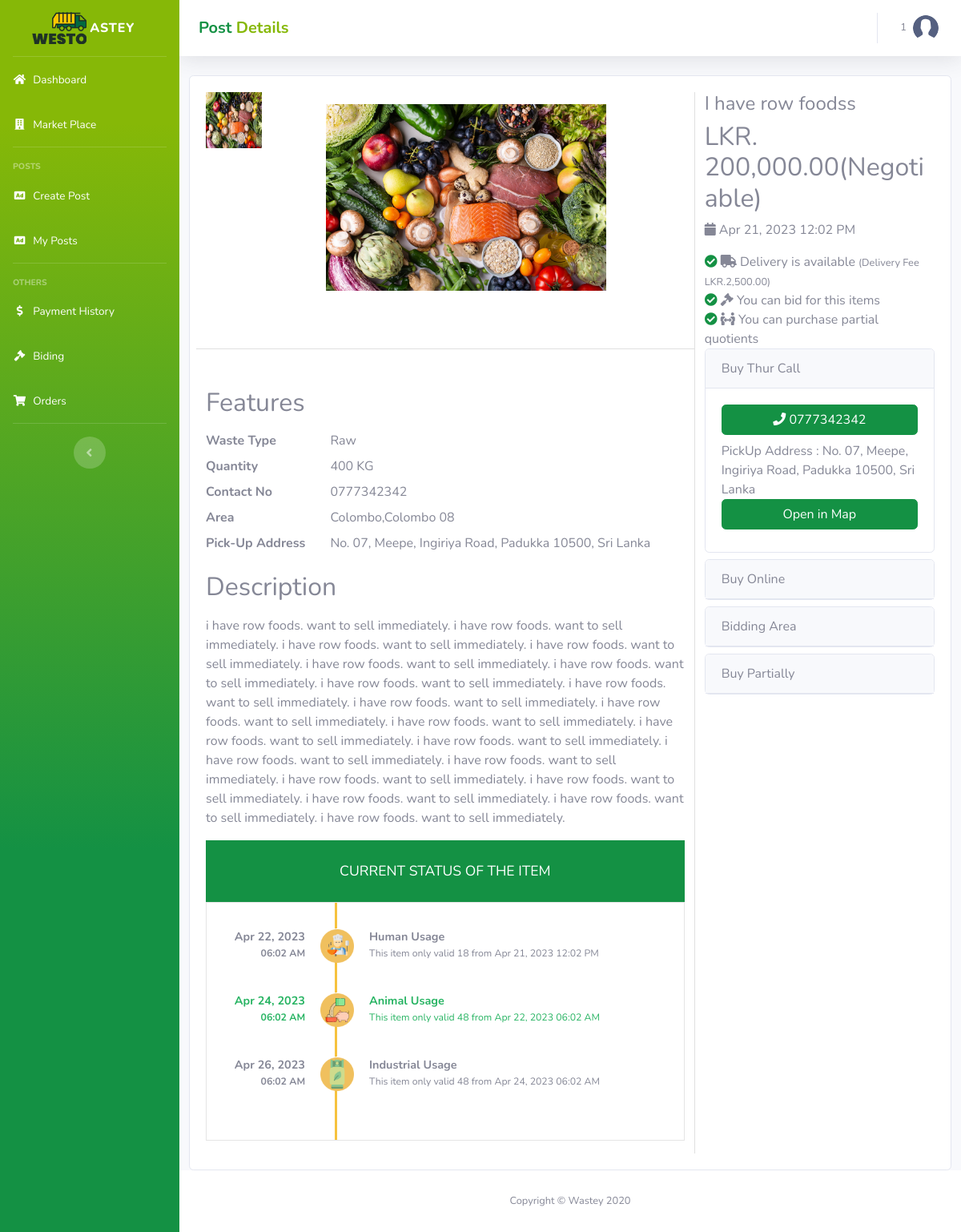
/profile/product_detail.php?id=W2302270003 (signed in), run on the app's committed database.
### tables this page shows
CREATE TABLE `wastage` (
  `idwastage` varchar(11) NOT NULL DEFAULT 'W2302230001',
  `idcity` int NOT NULL,
  `iduser` varchar(11) NOT NULL,
  `image` text,
  `date` datetime DEFAULT NULL,
  `title` text,
  `description` text,
  `qty` int DEFAULT NULL,
  `balance_qty` int DEFAULT NULL,
  `unit` varchar(10) DEFAULT NULL,
  `total_price` double DEFAULT NULL,
  `isnegotiable` tinyint DEFAULT '0',
  `isbidding` tinyint DEFAULT '0',
  `contact_no` varchar(10) DEFAULT NULL,
  `booked_by` varchar(45) DEFAULT NULL,
  `waste_type` varchar(45) DEFAULT NULL,
  `isseperate` tinyint DEFAULT '0',
  `seperate_min_qty` int(11) unsigned zerofill DEFAULT '00000000000',
  `unit_price` double DEFAULT '0',
  `pick_up_address` text,
  `is_delivery` tinyint DEFAULT '0',
  `delivery_price` double DEFAULT '0',
  `status` int DEFAULT '3' COMMENT '0 - Inactive 1 - Active  2 - In Review  3 - Disable 4-Sold',
  PRIMARY KEY (`idwastage`),
  KEY `fk_wastage_city1_idx` (`idcity`),
  KEY `fk_wastage_user1_idx` (`iduser`),
  CONSTRAINT `fk_wastage_city1` FOREIGN KEY (`idcity`) REFERENCES `city` (`idcity`),
  CONSTRAINT `fk_wastage_user1` FOREIGN KEY (`iduser`) REFERENCES `user` (`iduser`)
);

CREATE TABLE `district` (
  `iddistrict` int NOT NULL AUTO_INCREMENT,
  `name` varchar(45) DEFAULT NULL,
  PRIMARY KEY (`iddistrict`)
);

CREATE TABLE `city` (
  `idcity` int NOT NULL AUTO_INCREMENT,
  `iddistrict` int NOT NULL,
  `name` varchar(45) DEFAULT NULL,
  PRIMARY KEY (`idcity`),
  KEY `fk_city_district1_idx` (`iddistrict`),
  CONSTRAINT `fk_city_district1` FOREIGN KEY (`iddistrict`) REFERENCES `district` (`iddistrict`)
);

CREATE TABLE `preferred_user_type` (
  `id_preferred_user_type` int NOT NULL AUTO_INCREMENT,
  `iduser_type` int NOT NULL,
  `idwastage` varchar(11) NOT NULL,
  `preferred_time` varchar(45) DEFAULT NULL,
  `preferred_discount_leverage` int DEFAULT NULL,
  PRIMARY KEY (`id_preferred_user_type`),
  KEY `fk_user_type_has_wastage_user_type1_idx` (`iduser_type`),
  KEY `fk_preferred_user_type_wastage1_idx` (`idwastage`),
  CONSTRAINT `fk_preferred_user_type_wastage1` FOREIGN KEY (`idwastage`) REFERENCES `wastage` (`idwastage`),
  CONSTRAINT `fk_user_type_has_wastage_user_type1` FOREIGN KEY (`iduser_type`) REFERENCES `user_type` (`iduser_type`)
);

CREATE TABLE `user_type` (
  `iduser_type` int NOT NULL,
  `type` varchar(45) DEFAULT NULL,
  `priority` varchar(45) DEFAULT NULL,
  `is_proof_needed` tinyint DEFAULT NULL,
  `is_selling_allowed` tinyint DEFAULT NULL,
  `discount_leverage` varchar(45) DEFAULT NULL,
  `preferred_name` varchar(45) DEFAULT NULL,
  `user_type_image` varchar(45) DEFAULT NULL,
  `status` tinyint DEFAULT NULL,
  PRIMARY KEY (`iduser_type`)
);

### profile/product_detail.php (the view, shortened to what the rows shown need)
<?php
include_once "./classes/datacall.class.php";
include_once "./classes/utils.class.php";
$dataCalls = new datacall();
$utils = new utils();
$responseEditItem = "";
$responsePreferredUserType = "";
if ($utils->c_Isset("id") && !$utils->c_IsEmpty("id")) {
    $post_code = $utils->getParam("id");
    $responseEditItem = $dataCalls->loadWastageSinglePost($post_code);
    $responsePreferredUserType = $dataCalls->loadPreferredUserType($post_code);
}
?>
<!DOCTYPE html>
<html lang="en">
<head>
    <link href="css/product_detail.css" rel="stylesheet" type="text/css">
    <link href="vendor/fontawesome-free/css/all.min.css" rel="stylesheet" type="text/css">
    <link href="css/sb-admin-2.min.css" rel="stylesheet">
    <link href="vendor/datatables/dataTables.bootstrap4.min.css" rel="stylesheet">
    <link href="css/common.css" rel="stylesheet" type="text/css">
</head>
<body id="page-top">
<div id="wrapper">
    <div id="content-wrapper" class="d-flex flex-column">
        <div id="content">
            <div class="container-fluid">
                <main>
                    <div class="row card ">
                        <div class="card-body store-body">
                            <div class="row">
                                <div class="col-md-8 product-img">
                                    <div class="product-gallery row">
                                        <div class="product-gallery-thumbnails col-md-1">
                                            <ol class="thumbnails-list list-unstyled">
                                                <li><img  class="img" src="<?= $utils->getValue($responseEditItem, "image") ?>"
                                                         alt="">
                                                </li>
                                            </ol>
                                        </div>
                                        <div class="product-gallery-featured col-md-11">
                                            <img class="img" src="<?= $utils->getValue($responseEditItem, "image") ?>" alt="">
                                        </div>
                                    </div>
                                </div>
                                <div class="col-md-4">
                                    <h4 class="product-title mb-2"><?= $utils->getValue($responseEditItem, "title") ?></h4>
                                    <h2 class="product-price display-6">
                                        LKR. <?= number_format($utils->getValue($responseEditItem, "total_price"), 2) ?><?= ($utils->getValue($responseEditItem, "isnegotiable") == "1") ? '(Negotiable)' : '' ?></h2>
                                    <p>
                                        <i class="fa fa-calendar"></i> <?= date('M d, Y h:i A', strtotime($utils->getValue($responseEditItem, "date"))) ?>
                                    </p>
                                    <p class="mb-0"><i
                                                class="fa fa-check-circle <?= ($utils->getValue($responseEditItem, "is_delivery") == "1") ? 'text-success' : '' ?>"></i>
                                        <i class="fa fa-truck"></i> <?= ($utils->getValue($responseEditItem, "is_delivery") == "1") ? 'Delivery is available' : 'Delivery is not available' ?>
                                        <small><?= ($utils->getValue($responseEditItem, "is_delivery") == "1") ? "(Delivery Fee LKR." . number_format($utils->getValue($responseEditItem, "delivery_price"), 2) . ")" : '' ?></small>
                                    </p>
                                    <p class="mb-0"><i
                                                class="fa fa-check-circle <?= ($utils->getValue($responseEditItem, "isbidding") == "1") ? 'text-success' : '' ?>"></i>
                                        <i class="fa fa-gavel"></i> <?= ($utils->getValue($responseEditItem, "isbidding") == "1") ? 'You can bid for this items' : "You can't bid for this items" ?>
                                    </p>
                                    <p class="mb-0"><i
                                                class="fa fa-check-circle <?= ($utils->getValue($responseEditItem, "isseperate") == "1") ? 'text-success' : '' ?>"></i>
                                        <i class="fa fa-people-arrows"></i> <?= ($utils->getValue($responseEditItem, "isseperate") == "1") ? 'You can purchase partial quotients' : "You can't purchase partial quotients" ?>
                                    </p>
                                </div>
                            </div>
                            <div class="row">
                                <div class="col-md-8 product-dec">
                                    <div class="product-description mb-3">
                                        <h2 class="mb-3">Features</h2>
                                        <dl class="row mb-3">
                                            <dt class="col-sm-3">Waste Type</dt>
                                            <dd class="col-sm-9"><?= $utils->getValue($responseEditItem, "waste_type") ?></dd>
                                            <dt class="col-sm-3">Quantity</dt>
                                            <dd class="col-sm-9"><?= $utils->getValue($responseEditItem, "qty") . ' ' . strtoupper($utils->getValue($responseEditItem, "unit")) ?></dd>
                                            <dt class="col-sm-3">Contact No</dt>
                                            <dd class="col-sm-9"><?= $utils->getValue($responseEditItem, "contact_no") ?></dd>
                                            <dt class="col-sm-3">Area</dt>
                                            <dd class="col-sm-9"><?= $utils->getValue($responseEditItem, "district_name") . ',', $utils->getValue($responseEditItem, "city_name") ?></dd>
                                            <dt class="col-sm-3">Pick-Up Address</dt>
                                            <dd class="col-sm-9"><?= $utils->getValue($responseEditItem, "pick_up_address") ?></dd>
                                        </dl>
                                        <h2 class="mb-3">Description</h2>
                                        <p><?= $utils->getValue($responseEditItem, "description") ?></p>
                                    </div>
                                    <div class="row">
                                        <div class="col-md-12 col-lg-12">
                                            <div id="tracking">
                                                <div class="tracking-list">
                                                    <?php
                                                    $sDate = date('Y-m-d H:i', strtotime($utils->getValue($responseEditItem, "date")));
                                                    foreach ($responsePreferredUserType as $value) {
                                                        try {
                                                            $datetime = new DateTime($sDate);
                                                            $datetime->add(new DateInterval('PT' . $value["preferred_time"] . 'H'));
                                                            $textStyle = "";
                                                            $currentDateTime = date('Y-m-d H:i');
                                                            $dateBegin = date('Y-m-d H:i', strtotime($sDate));
                                                            $dateEnd = date('Y-m-d H:i', strtotime($datetime->format('Y-m-d H:i')));
                                                            if (($currentDateTime >= $dateBegin) && ($currentDateTime <= $dateEnd)) {
                                                                $textStyle = "color:#28B463";
                                                            } else {
                                                                $textStyle = "color:#858796";
                                                            }
                                                        } catch (Exception $e) {
                                                        }
                                                        ?>
                                                        <div class="tracking-item">
                                                            <div class="tracking-icon status-intransit">
                                                                <img src="<?= $value["user_type_image"] ?>" class="img"
                                                                     style="height: 10px;">
                                                            </div>
                                                            <div class="tracking-date" style="<?= $textStyle ?>">
                                                                <b><?= $datetime->format('M d, Y') ?></b><span
                                                                        style="<?= $textStyle ?>"><b><?= $datetime->format('h:i A') ?></b></span>
                                                            </div>
                                                            <div class="tracking-content" style="<?= $textStyle ?>">
                                                                <b><?= $value["type"] ?></b><span
                                                                        style="<?= $textStyle ?>">This item only valid <?= $value["preferred_time"] ?> from <?= date('M d, Y h:i A', strtotime($sDate)) ?></span>
                                                            </div>
                                                        </div>
                                                        <?php
                                                        $sDate = $dateEnd;
                                                    } ?>
                                                </div>
                                            </div>
                                        </div>
                                    </div>
                                </div>
                                <div class="col-md-4">
                                    <div class="card mb-2">
                                        <div class="card-body  buy-thur-call-body">
                                            <div class="row">
                                                <div class="col-md-12 mb-2">
                                                    <a href="tel:<?= $utils->getValue($responseEditItem, "contact_no") ?>"
                                                       class="btn btn-block btn-success"><i
                                                                class="fa fa-phone"></i>
                                                        <?= $utils->getValue($responseEditItem, "contact_no") ?>
                                                    </a>
                                                </div>
                                                <div class="col-md-12 mb-2">
                                                    <span>PickUp Address
                                                        : <?= $utils->getValue($responseEditItem, "pick_up_address") ?></span>
                                                    <a href="http://maps.google.co.in/maps?q=<?= $utils->getValue($responseEditItem, "pick_up_address") ?>"
                                                       class="btn btn-block btn-success m-0">Open in Map</a>
                                                </div>
                                            </div>
                                        </div>
                                    </div>
                                </div>
                            </div>
                        </div>
                    </div>
                </main>
            </div>
        </div>
    </div>
</div>
</body>
</html>

### data on the page
wastage: image (picture), title "I have row foodss", total_price "200,000.00", date "Apr 21, 2023 12:02 PM", delivery_price "2,500.00", waste_type "Raw", qty "400", unit "KG", contact_no "0777342342", district.name "Colombo", idcity.name "Colombo 08", pick_up_address "No. 07, Meepe, Ingiriya Road, Padukka 10500, Sri Lanka", description "i have row foods. want to sell immediately. i have row foods. want to sell immediately. i have row foods. want to sell immediately. i have row foods. want to sell immediately. i have row foods. want to sell immediately. i have row foods. want to sell immediately. i have row foods. want to sell immediately. i have row foods. want to sell immediately. i have row foods. want to sell immediately. i have row foods. want to sell immediately. i have row foods. want to sell immediately. i have row foods. want to sell immediately. i have row foods. want to sell immediately. i have row foods. want to sell immediately. i have row foods. want to sell immediately. i have row foods. want to sell…"
preferred_user_type: iduser_type.user_type_image (picture), idwastage.date "Apr 22, 2023", idwastage.date "06:02 AM", iduser_type.type "Human Usage", preferred_time "18", idwastage.date "Apr 21, 2023 12:02 PM"
preferred_user_type: iduser_type.user_type_image (picture), idwastage.date "Apr 24, 2023", idwastage.date "06:02 AM", iduser_type.type "Animal Usage", preferred_time "48", idwastage.date "Apr 22, 2023 06:02 AM"
preferred_user_type: iduser_type.user_type_image (picture), idwastage.date "Apr 26, 2023", idwastage.date "06:02 AM", iduser_type.type "Industrial Usage", preferred_time "48", idwastage.date "Apr 24, 2023 06:02 AM"

### other printed values
$title_1 "Post"
$title_2 "Details"
$_SESSION['user-name'] "1"
